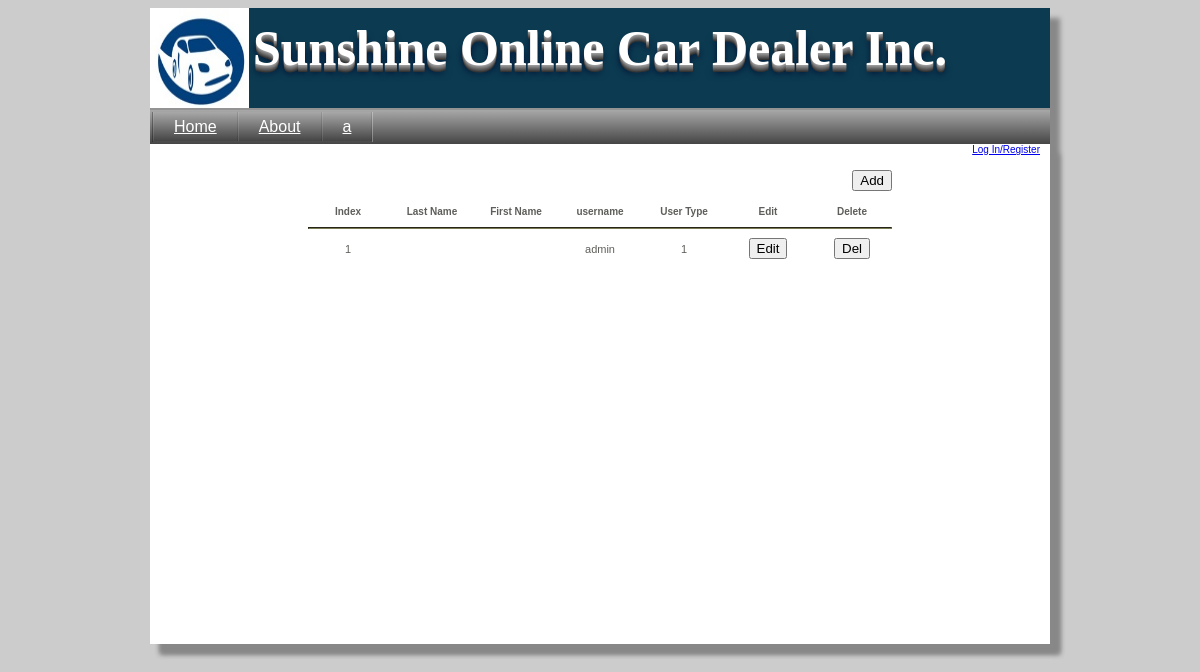
Before: /userList.php with the older database file.
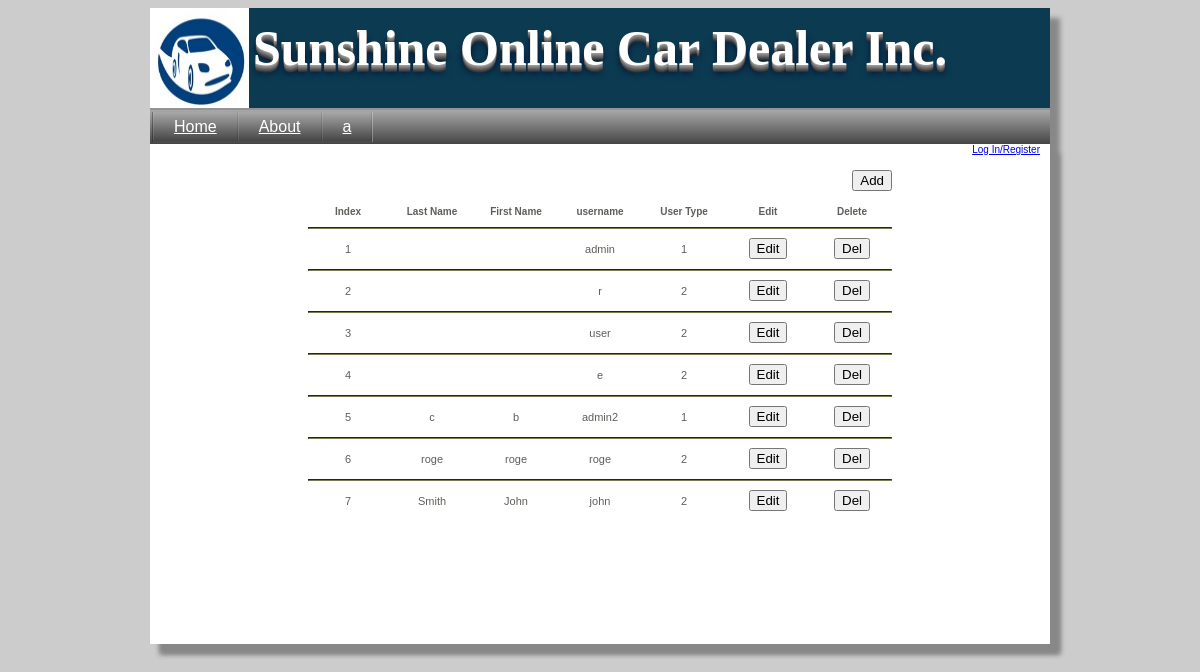
After: the same page with the newer database file.
### tables this page shows
CREATE TABLE IF NOT EXISTS `user` (
  `uid` int(11) NOT NULL AUTO_INCREMENT,
  `userType` int(11) NOT NULL,
  `username` varchar(250) NOT NULL,
  `password` varchar(250) NOT NULL,
  `phone` varchar(250) DEFAULT NULL,
  `email` varchar(250) DEFAULT NULL,
  `firstName` varchar(250) DEFAULT NULL,
  `lastName` varchar(250) DEFAULT NULL,
  `creditCardId` int(11) NOT NULL DEFAULT '0',
  `billingAddressId` int(11) NOT NULL DEFAULT '0',
  `shippingAddressId` int(11) NOT NULL DEFAULT '0',
  `logged_in` bit(1) NOT NULL DEFAULT b'0',
  PRIMARY KEY (`uid`)
);

### userList.php (the view, shortened to what this page needs)
<?php
$activeIndex=0;
include "header.php";
?>
<table border='0' align='center' class='ACtbl'>
	<tr>
		<td colspan='7' style='text-align:right'>
			<br/>
			<form action='editAdminUser.php' method='post'>
				<input type='Submit' name='addUser' value='Add' />
			</form>
		</td>
	</tr>
	<tr>
		<th>Index</th><th>Last Name</th><th>First Name</th><th>username</th><th>User Type</th><th>Edit</th><th>Delete</th>
	</tr>
	<tr>
		<td colspan='9'><hr class='tdhead'/></td>
	</tr>
	<?php
		$userList=mysql_query("SELECT uid, lastName, firstName, username, userType FROM user
								ORDER BY lastName");
		$line=0;
		while($userListDB=mysql_fetch_array($userList)){
			if($line!=0){
				echo "<tr><td colspan='7'><hr class='tdhead'/></td></tr>";
			}
			$line++;
			echo "<tr><td>".$line."</td><td>".$userListDB['lastName']."</td><td>".$userListDB['firstName']."</td>
					<td>".$userListDB['username']."</td><td>".$userListDB['userType']."</td>
					<td><Form action='editAdminUser.php' method='Post' name='toEditUser' style='padding:0; margin:0;'>
						<input type='Submit' name='selectUser' value='Edit'/>
						<input type='hidden' name='userID' value='".$userListDB['uid']."'/>
					</Form></td>
					<td><Form action='userList.php' method='Post' name='toDel' style='padding:0; margin:0;'>
						<input type='Submit' name='delUser' value='Del'/>
						<input type='hidden' name='userID' value='".$userListDB['uid']."'/>
					</Form></td>
				</tr>";
		}
	?>
</table>
<?php
include "footer.php";
?>

### header.php (shortened to what this page needs)
<html>
<head>
<link rel="stylesheet" href="style.css" type="text/css" />
</head>
<body>
<div id="bodyDiv" >
	<header>
			<div style="display:inline-block; line-height:80px">
			Sunshine Online Car Dealer Inc.
			</div>
	</header>
	<Table id="navBar" border="0">
	<tr id="menu">
		<td class="menuItem"><a
			<?php if($activeIndex==1){echo 'id="active"';}?>
			href="main.php" class="a">Home</a>
		</td>
		<td class="menuItem"><a
			<?php if($activeIndex==2){echo 'id="active"';}?>
			href="about.php" class="a">About</a>
		</td>
		<td class="menuItem"><a
			<?php if($activeIndex==3){echo 'id="active"';}?>
			href="#" class="a">a</a>
		</td>
	</tr>
	</table>
	<div id="pageCont">
	<div id="navBar2">
		<?php
		if(isset($_SESSION['admin'])==FALSE && isset($_SESSION['user'])==FALSE){
			echo "<a href='LogIn.php'>Log In/Register</a>";
		}
		else{echo "<br/><a href='main.php?sdestroy' style='font-size:10;'>Log out</a>";}
		?>
	</div>

### footer.php (shortened to what this page needs)
</div></div>
</body>
</html>

### style.css (style rules this page uses)
body { background-color: #CCCCCC; }
#bodyDiv { margin-left:auto; margin-right:auto; width:900; background-color:white; box-shadow: 10px 10px 5px #888888; font-family: Verdana, Arial, Helvetica,sans-serif; }
header { height:100px; display:block; background-color:#0C3B51; background-image:url('pictures/cardealer_logo.jpg'); background-size:11% 100px; background-repeat:no-repeat; background-origin:content-box; text-align:center; color: #fff; text-shadow: 0px 1px 0px #999, 0px 2px 0px #888, 0px 3px 0px #777, 0px 4px 0px #666, 0px 5px 0px #555, 0px 6px 0px #444, 0px 7px 0px #333, 0px 8px 7px #001135; font: 50px 'ChunkFiveRegular'; font-weight:bold; }
#navBar { margin:0; padding:0; width: 100%; height: 30px; background : #464646; background : -webkit-gradient(linear, left top, left bottom, from(rgb(168,168,168)), to(rgb(69,69,69))); background : -moz-linear-gradient(top, rgb(168,168,168), rgb(69,69,69)); background : -ms-linear-gradient(top, rgb(168,168,168), rgb(69,69,69)); border-top: 2px solid #939393; position: relative; margin-bottom: 0px; }
#menu { height: 30px; border-left: 1px solid rgba(0,0,0,0.3); border-right: 1px solid rgba(255,255,255,0.3); float:left; }
.menuItem { list-style: none; float:left; height: 29px; text-align: center; background: -webkit-gradient(radial, 50% 100%, 10, 50% 50%, 90, from(rgba(31,169,244,1)), to(rgba(0,28,78, 1)) ); background: -moz-radial-gradient(center 80px 45deg, circle cover, rgba(31,169,244,1) 0%, rgba(0,28,78, 1) 100%); background : -ms-linear-gradient(top, rgba(31,169,244,1) 0%, rgba(0,28,78, 1) 100%); padding: 0px; }
.a { display: block; padding: 0 20px; border-left: 1px solid rgba(255,255,255,0.1); border-right: 1px solid rgba(0,0,0,0.1); text-align: center; line-height: 29px; background : -webkit-gradient(linear, left top, left bottom, from(rgb(168,168,168)), to(rgb(69,69,69))); background : -moz-linear-gradient(top, rgb(168,168,168), rgb(69,69,69)); background : -ms-linear-gradient(top, rgb(168,168,168), rgb(69,69,69)); -webkit-transition-property: background; -webkit-transition-duration: 700ms; -moz-transition-property: background; -moz-transition-duration: 700ms; transition-property: background; transition-duration: 700ms; color:white; }
#pageCont { background-color:""; box-shadow: 10px 10px 5px #888888; min-height: 500px; }
#navBar2 { font-size:10; text-align:right; margin-right:10; }
.ACtbl th { font-family: Verdana, Arial, Helvetica,sans-serif; color: #5E5E5A; font-size:10; font-weight:bold; width:80; }
.tdhead { border-color: #7A7A52; background-color: #7A7A52; }
.ACtbl td { font-family: Verdana, Arial, Helvetica,sans-serif; color: #5E5E5A; font-size:11; text-align:center; }

Changed rows visible on the page:
added user: username "r", userType "2"
added user: username "user", userType "2"
added user: username "e", userType "2"
added user: lastName "c", firstName "b", username "admin2", userType "1"
added user: lastName "roge", firstName "roge", username "roge", userType "2"
added user: lastName "Smith", firstName "John", username "john", userType "2"
